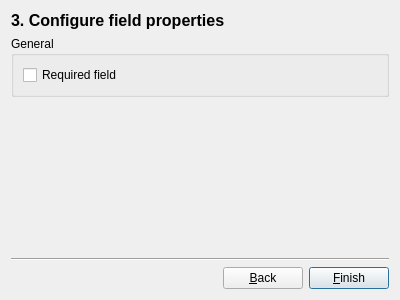
<?xml version="1.0" encoding="UTF-8"?>
<ui version="4.0">
 <class>EmailFieldWizard</class>
 <widget class="QWidget" name="EmailFieldWizard">
  <property name="geometry">
   <rect>
    <x>0</x>
    <y>0</y>
    <width>400</width>
    <height>300</height>
   </rect>
  </property>
  <property name="windowTitle">
   <string>Form</string>
  </property>
  <layout class="QVBoxLayout" name="verticalLayout_2">
   <item>
    <widget class="QLabel" name="label">
     <property name="styleSheet">
      <string notr="true">font-size: 16px;
font-weight: bold;</string>
     </property>
     <property name="text">
      <string>3. Configure field properties</string>
     </property>
    </widget>
   </item>
   <item>
    <widget class="QGroupBox" name="groupBox">
     <property name="title">
      <string>General</string>
     </property>
     <property name="checkable">
      <bool>false</bool>
     </property>
     <layout class="QVBoxLayout" name="verticalLayout">
      <item>
       <widget class="QCheckBox" name="requiredFieldCheckBox">
        <property name="toolTip">
         <string>Required fields have to be filled out</string>
        </property>
        <property name="text">
         <string>Required field</string>
        </property>
       </widget>
      </item>
     </layout>
    </widget>
   </item>
   <item>
    <spacer name="verticalSpacer">
     <property name="orientation">
      <enum>Qt::Vertical</enum>
     </property>
     <property name="sizeHint" stdset="0">
      <size>
       <width>20</width>
       <height>40</height>
      </size>
     </property>
    </spacer>
   </item>
   <item>
    <widget class="Line" name="line">
     <property name="orientation">
      <enum>Qt::Horizontal</enum>
     </property>
    </widget>
   </item>
   <item>
    <layout class="QHBoxLayout" name="horizontalLayout">
     <item>
      <spacer name="horizontalSpacer">
       <property name="orientation">
        <enum>Qt::Horizontal</enum>
       </property>
       <property name="sizeHint" stdset="0">
        <size>
         <width>40</width>
         <height>20</height>
        </size>
       </property>
      </spacer>
     </item>
     <item>
      <widget class="QPushButton" name="backButton">
       <property name="text">
        <string>&amp;Back</string>
       </property>
      </widget>
     </item>
     <item>
      <widget class="QPushButton" name="finishButton">
       <property name="text">
        <string>&amp;Finish</string>
       </property>
       <property name="autoDefault">
        <bool>true</bool>
       </property>
       <property name="default">
        <bool>true</bool>
       </property>
      </widget>
     </item>
    </layout>
   </item>
  </layout>
 </widget>
 <resources/>
 <connections/>
</ui>
